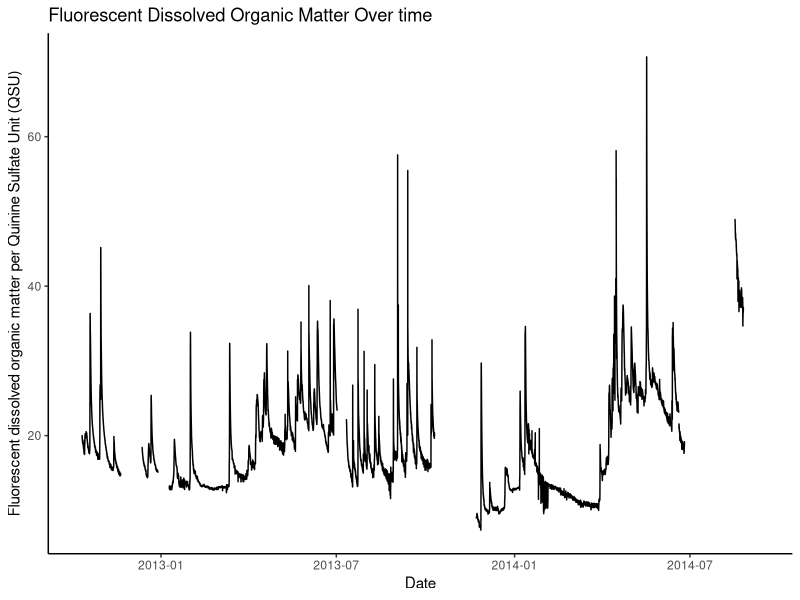

R code for this plot:
library(ggplot2)
library(tidyverse)
library(lubridate)

#Import data

flurDataRaw <- read_csv("hbSoils/data_raw/HBF fDOM.csv")

#Clean Data

cleanFlurData <- flurDataRaw %>% select(Date.Time.EST, FDOM_corrected_QSU)

#Mutate to DateTime
cleanFlurData <- cleanFlurData %>% mutate(timeSeries = mdy_hm(Date.Time.EST)) %>%
  select(timeSeries, FDOM_corrected_QSU)

#Test GGPlot
ggplot(cleanFlurData, aes(timeSeries, FDOM_corrected_QSU)) + geom_line() +
  theme_classic() + labs(title = "Fluorescent Dissolved Organic Matter Over time",
                         x = "Date", y = "Fluorescent dissolved organic matter per Quinine Sulfate Unit (QSU)")


